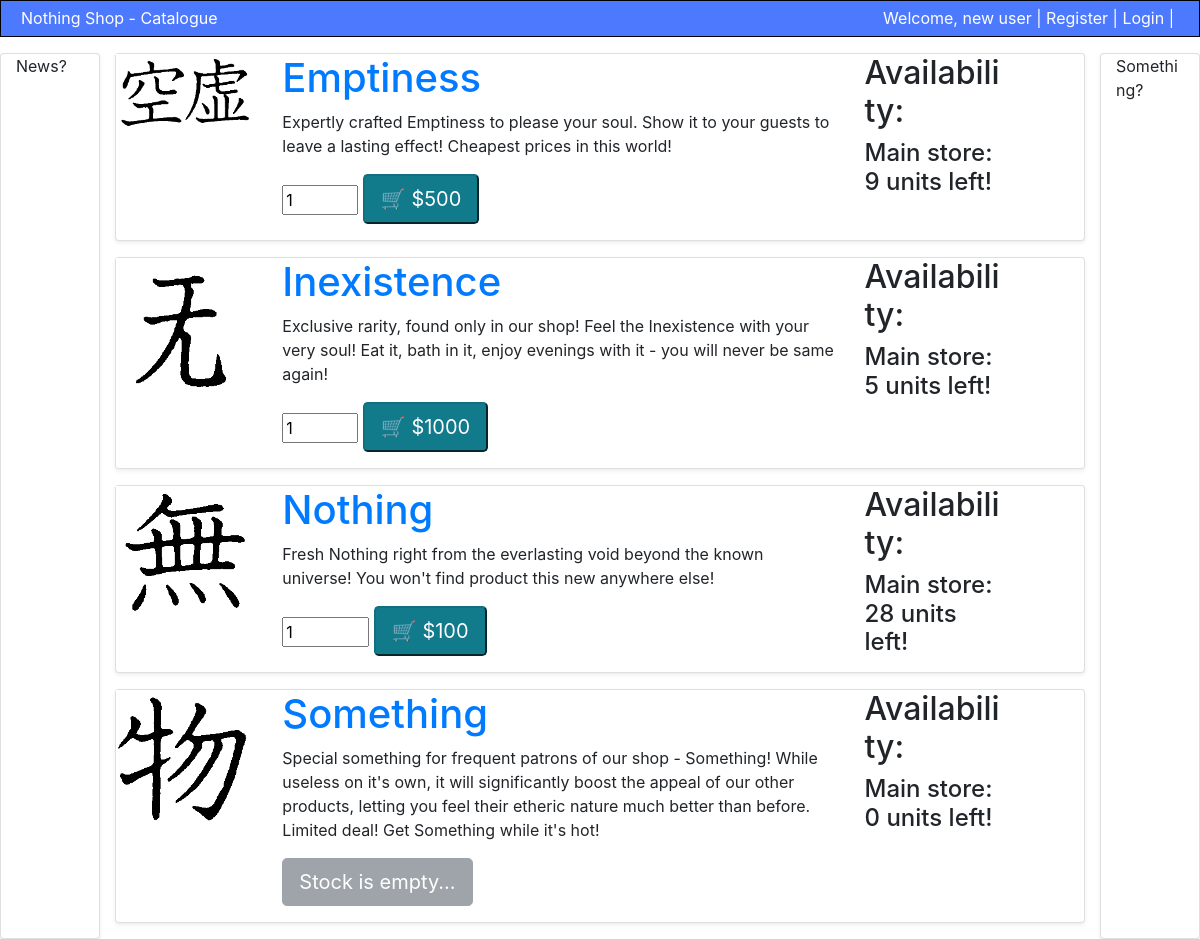
The page /shop_site/ on the database its author committed.
### shop_site/models.py (models this page shows, shortened)
class Merch(models.Model):
    name = models.CharField(max_length=100)
    price = models.CharField(max_length=100)
    quantity = models.IntegerField(default=0)
    desc = models.TextField(default="No description.")
    image = models.CharField(default="shop_site/images/no_image.png", max_length=100)

### shop_site/views.py (the view)
# urls.py: path('', views.index, name='index'),
def index(request):
    merch_list = Merch.objects.order_by('name')
    context = {'merch_list': merch_list}
    return render(request, 'shop_site/index.html', context)

### shop_site/templates/shop_site/index.html (shortened to what this page needs)
{% extends "shop_site/base.html" %}
{% load static %}
{% block main-body %}
	<div class="merch_list container-fluid mt-3">
		<div class="row">
			<div class="col-sm-1 card shadow-sm">News?</div>
			<div class="col-lg-10">
				{% if merch_list %}
					{% for merch in merch_list %}
					<div class="card mb-3 shadow-sm">
						<div class="row">
							<div class="col-lg-2">
								<img src="{% static merch.image %}" class="img-fluid mh-100 mw-100 mx-auto d-block" alt="{{ merch.name }}"/>
							</div>
							<div id="merch{{ merch.id }}" class="col-lg-7">
								<h1><a href="{% url 'detail' merch.id %}">{{ merch.name }}</a></h1>
								<p>{{ merch.desc }}</p>
								{% if merch.quantity > 0 %}
								<form action="{% url 'cart' %}" method="post">
									<input name="merchnum" type="number" value="1" min="1" max="{{ merch.quantity }}">
									<input name="buy" type="submit" value="&#x1f6d2; &#x24;{{ merch.price }}" class="btn-info btn-lg active mb-3"></input>
								</form>
								{% else %}
									<p><a href="#" class="btn btn-secondary btn-lg disabled">Stock is empty...</a></p>
								{% endif %}
							</div>
							<div class="col-lg-2">
								<h2>Availability:</h2>
								<h4>Main store: {{ merch.quantity }} units left!</h4>
							</div>
						</div>
					</div>
					{% endfor %}
				{% else %}
					<p>No merchandize available. Check back later!.</p>
				{% endif %}
			</div>
			<div class="col-sm-1 card shadow-sm">Something?</div>
		</div>
	</div>
{% endblock %}

### shop_site/templates/shop_site/base.html (shortened to what this page needs)
<!doctype html>
{% load static %}
<html>
	<head>
		<link rel="stylesheet" type="text/css" href="{% static 'shop_site/bootstrap/css/bootstrap.css' %}" />
		<link rel="stylesheet" type="text/css" href="{% static 'shop_site/shop.css' %}" />
	</head>
	<div class="user_panel container-fluid">
	{% if user.is_authenticated %}
	<div class="d-flex justify-content-between">
		<p>Nothing Shop - <a class="text-white" href="{% url 'index' %}">Catalogue</a></p>
		<p id="welcome-text">Have a nice day, {{ user.username }} | <a class="text-white" href="{% url 'cart' %}">Cart</a> | <a class="text-white" href="{% url 'logout' %}">Logout</a> |</p>
	</div>
	{% else %}
	<div class="d-flex justify-content-between">
		<p>Nothing Shop - <a class="text-white" href="{% url 'index' %}">Catalogue</a></p>
		<p id="welcome-text">Welcome, new user | <a class="text-white" href="{% url 'register' %}">Register</a> | <a class="text-white" href="{% url 'login' %}">Login</a> | </p>
	</div>
	{% endif %}
	</div>
	{% block main-body %}{% endblock %}
</html>

### shop_site/static/shop_site/shop.css (style rules this page uses)
.user_panel { height: 4vh; min-height: 37px; color: white; background-color: #4d79ff; border-style: solid; border-width: 1px; border-color: black; }
.user_panel p { text-align: right; padding: 5px; padding-right: 10px; }

### rows shown on the page
Merch: image (picture), name "Emptiness", desc "Expertly crafted Emptiness to please your soul. Show it to your guests to leave a lasting effect! Cheapest prices in this world!", buy "🛒 $500", quantity "9"
Merch: image (picture), name "Inexistence", desc "Exclusive rarity, found only in our shop! Feel the Inexistence with your very soul! Eat it, bath in it, enjoy evenings with it - you will never be same again!", buy "🛒 $1000", quantity "5"
Merch: image (picture), name "Nothing", desc "Fresh Nothing right from the everlasting void beyond the known universe! You won't find product this new anywhere else!", buy "🛒 $100", quantity "28"
Merch: image (picture), name "Something", desc "Special something for frequent patrons of our shop - Something! While useless on it's own, it will significantly boost the appeal of our other products, letting you feel their etheric nature much better than before. Limited deal! Get Something while it's hot!", shows "Stock is empty...", quantity "0"
